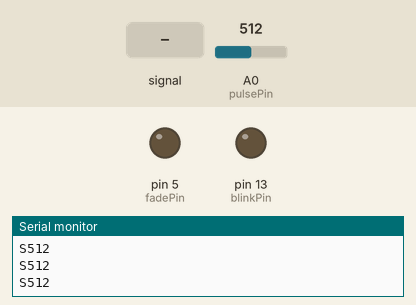
Simulated run of this sketch. Board: Arduino Uno, built with avr-gcc and run on an emulated ATmega328P. On the bench: output pins drawn as LEDs (lit = HIGH), the last lines printed to the serial monitor. Dashed ring = blinking. Inputs (shaded band) come from the test bench; at power-on: A0 (pulsePin) = 512.

Above: at 16.2 s.
16.3 s: A0 (pulsePin) fed a 200 Hz sine of ±81 counts around its level
At 17.27 s:
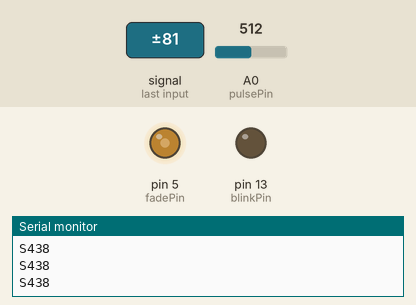
19.3 s: A0 (pulsePin) set to 513
At 22.07 s:
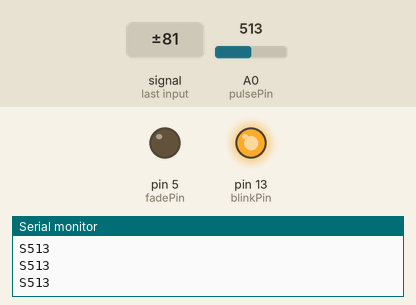
22.3 s: A0 (pulsePin) fed a 2 Hz sine of ±306 counts around its level
At 22.7 s:
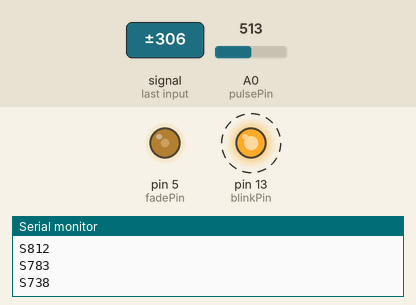
25.3 s: A0 (pulsePin) fed a 50 Hz sine of ±306 counts around its level
At 27.14 s:
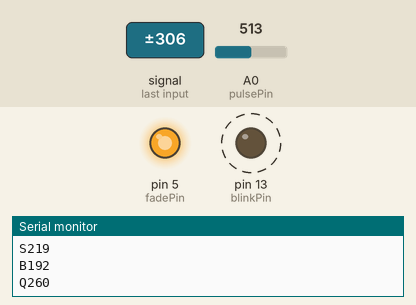
28.3 s: A0 (pulsePin) set to 716
At 28.63 s:
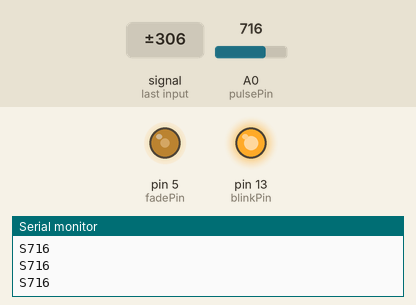
30.2 s: A0 (pulsePin) fed a 200 Hz sine of ±255 counts around its level
At 33.96 s:
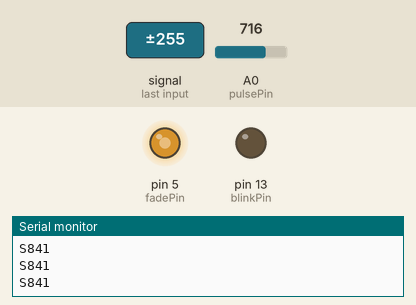
Timing chart, 0 to 34.2 s (numbered marks = the images above; inputs shaded):
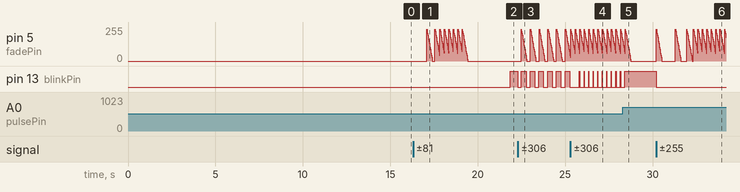

Measured:
- the behaviour switches between 512 and 513 on A0 (pulsePin) (found by bisection; images 1 and 2)
- after the input at 19.3 s, pin 13 (blinkPin): LOW → HIGH after 2.6 s
- after the input at 25.3 s, pin 13 (blinkPin): alternates HIGH for 0.01 s and LOW for 0.25 s, starting after 0.52 s
- after the input at 28.3 s, pin 13 (blinkPin): goes on until 28.4 s, then stays HIGH
- after the input at 30.2 s, pin 13 (blinkPin): HIGH → LOW at once

The sketch:

Pulse_Sensor.ino
```cpp
/*
>> Pulse Sensor Amped 1.2 <<
This code is for Pulse Sensor Amped by Joel Murphy and Yury Gitman
    www.pulsesensor.com
    >>> Pulse Sensor purple wire goes to Analog Pin 0 <<<
Pulse Sensor sample aquisition and processing happens in the background via Timer 2 interrupt. 2mS sample rate.
PWM on pins 3 and 11 will not work when using this code, because we are using Timer 2!
The following variables are automatically updated:
Signal :    int that holds the analog signal data straight from the sensor. updated every 2mS.
IBI  :      int that holds the time interval between beats. 2mS resolution.
BPM  :      int that holds the heart rate value, derived every beat, from averaging previous 10 IBI values.
QS  :       boolean that is made true whenever Pulse is found and BPM is updated. User must reset.
Pulse :     boolean that is true when a heartbeat is sensed then false in time with pin13 LED going out.

This code is designed with output serial data to Processing sketch "PulseSensorAmped_Processing-xx"
The Processing sketch is a simple data visualizer.
All the work to find the heartbeat and determine the heartrate happens in the code below.
Pin 13 LED will blink with heartbeat.
If you want to use pin 13 for something else, adjust the interrupt handler
It will also fade an LED on pin fadePin with every beat. Put an LED and series resistor from fadePin to GND.
Check here for detailed code walkthrough:
http://pulsesensor.myshopify.com/pages/pulse-sensor-amped-arduino-v1dot1

Code Version 1.2 by Joel Murphy & Yury Gitman  Spring 2013
This update fixes the firstBeat and secondBeat flag usage so that realistic BPM is reported.

*/


//  VARIABLES
int pulsePin = 0;                 // Pulse Sensor purple wire connected to analog pin 0
int blinkPin = 13;                // pin to blink led at each beat
int fadePin = 5;                  // pin to do fancy classy fading blink at each beat
int fadeRate = 0;                 // used to fade LED on with PWM on fadePin

int valormin, valormax;

// these variables are volatile because they are used during the interrupt service routine!
volatile int BPM;                   // used to hold the pulse rate
volatile int Signal;                // holds the incoming raw data
volatile int IBI = 600;             // holds the time between beats, must be seeded!
volatile boolean Pulse = false;     // true when pulse wave is high, false when it's low
volatile boolean QS = false;        // becomes true when Arduoino finds a beat.


void setup(){
  pinMode(blinkPin,OUTPUT);         // pin that will blink to your heartbeat!
  pinMode(fadePin,OUTPUT);          // pin that will fade to your heartbeat!
  Serial.begin(115200);             // we agree to talk fast!
  valormin = 1023;
  valormax = 0;
  interruptSetup();                 // sets up to read Pulse Sensor signal every 2mS
   // UN-COMMENT THE NEXT LINE IF YOU ARE POWERING The Pulse Sensor AT LOW VOLTAGE,
   // AND APPLY THAT VOLTAGE TO THE A-REF PIN
   //analogReference(EXTERNAL);
 delay(5000);
  getValues();
  sendDataToProcessing('A', valormax);
  sendDataToProcessing('I', valormin);
}


void loop(){
  sendDataToProcessing('S', Signal);     // send Processing the raw Pulse Sensor data
  if (QS == true){                       // Quantified Self flag is true when arduino finds a heartbeat
        fadeRate = 255;                  // Set 'fadeRate' Variable to 255 to fade LED with pulse
        sendDataToProcessing('B',BPM);   // send heart rate with a 'B' prefix
        sendDataToProcessing('Q',IBI);   // send time between beats with a 'Q' prefix
        QS = false;                      // reset the Quantified Self flag for next time
     }

  ledFadeToBeat();

  delay(20);                             //  take a break
}


void ledFadeToBeat(){
    fadeRate -= 15;                         //  set LED fade value
    fadeRate = constrain(fadeRate,0,255);   //  keep LED fade value from going into negative numbers!
    analogWrite(fadePin,fadeRate);          //  fade LED
  }


void sendDataToProcessing(char symbol, int data ){
    Serial.print(symbol);                // symbol prefix tells Processing what type of data is coming
    Serial.println(data);                // the data to send culminating in a carriage return
  }

void getValues(){
  while( millis()< 15000){
  if (Signal > valormax){
    valormax = Signal;
  }
  if (Signal < valormin){
    valormin = Signal;
  }


  }


}
```

Interrupt.ino
```cpp
volatile int rate[10];                    // array to hold last ten IBI values
volatile unsigned long sampleCounter = 0;          // used to determine pulse timing
volatile unsigned long lastBeatTime = 0;           // used to find IBI
volatile int P =512;                      // used to find peak in pulse wave, seeded
volatile int T = 512;                     // used to find trough in pulse wave, seeded
volatile int thresh = 512;                // used to find instant moment of heart beat, seeded
volatile int amp = 100;                   // used to hold amplitude of pulse waveform, seeded
volatile boolean firstBeat = true;        // used to seed rate array so we startup with reasonable BPM
volatile boolean secondBeat = false;      // used to seed rate array so we startup with reasonable BPM


void interruptSetup(){
  // Initializes Timer2 to throw an interrupt every 2mS.
  TCCR2A = 0x02;     // DISABLE PWM ON DIGITAL PINS 3 AND 11, AND GO INTO CTC MODE
  TCCR2B = 0x06;     // DON'T FORCE COMPARE, 256 PRESCALER
  OCR2A = 0X7C;      // SET THE TOP OF THE COUNT TO 124 FOR 500Hz SAMPLE RATE
  TIMSK2 = 0x02;     // ENABLE INTERRUPT ON MATCH BETWEEN TIMER2 AND OCR2A
  sei();             // MAKE SURE GLOBAL INTERRUPTS ARE ENABLED
}


// THIS IS THE TIMER 2 INTERRUPT SERVICE ROUTINE.
// Timer 2 makes sure that we take a reading every 2 miliseconds
ISR(TIMER2_COMPA_vect){                         // triggered when Timer2 counts to 124
  cli();                                      // disable interrupts while we do this
  Signal = analogRead(pulsePin);              // read the Pulse Sensor
  sampleCounter += 2;                         // keep track of the time in mS with this variable
  int N = sampleCounter - lastBeatTime;       // monitor the time since the last beat to avoid noise

    //  find the peak and trough of the pulse wave
  if(Signal < thresh && N > (IBI/5)*3){       // avoid dichrotic noise by waiting 3/5 of last IBI
    if (Signal < T){                        // T is the trough
      T = Signal;                         // keep track of lowest point in pulse wave
    }
  }

  if(Signal > thresh && Signal > P){          // thresh condition helps avoid noise
    P = Signal;                             // P is the peak
  }                                        // keep track of highest point in pulse wave

  //  NOW IT'S TIME TO LOOK FOR THE HEART BEAT
  // signal surges up in value every time there is a pulse
  if (N > 250){                                   // avoid high frequency noise
    if ( (Signal > thresh) && (Pulse == false) && (N > (IBI/5)*3) ){
      Pulse = true;                               // set the Pulse flag when we think there is a pulse
      digitalWrite(blinkPin,HIGH);                // turn on pin 13 LED
      IBI = sampleCounter - lastBeatTime;         // measure time between beats in mS
      lastBeatTime = sampleCounter;               // keep track of time for next pulse

      if(secondBeat){                        // if this is the second beat, if secondBeat == TRUE
        secondBeat = false;                  // clear secondBeat flag
        for(int i=0; i<=9; i++){             // seed the running total to get a realisitic BPM at startup
          rate[i] = IBI;
        }
      }

      if(firstBeat){                         // if it's the first time we found a beat, if firstBeat == TRUE
        firstBeat = false;                   // clear firstBeat flag
        secondBeat = true;                   // set the second beat flag
        sei();                               // enable interrupts again
        return;                              // IBI value is unreliable so discard it
      }


      // keep a running total of the last 10 IBI values
      word runningTotal = 0;                  // clear the runningTotal variable

      for(int i=0; i<=8; i++){                // shift data in the rate array
        rate[i] = rate[i+1];                  // and drop the oldest IBI value
        runningTotal += rate[i];              // add up the 9 oldest IBI values
      }

      rate[9] = IBI;                          // add the latest IBI to the rate array
      runningTotal += rate[9];                // add the latest IBI to runningTotal
      runningTotal /= 10;                     // average the last 10 IBI values
      BPM = 60000/runningTotal;               // how many beats can fit into a minute? that's BPM!
      QS = true;                              // set Quantified Self flag
      // QS FLAG IS NOT CLEARED INSIDE THIS ISR
    }
  }

  if (Signal < thresh && Pulse == true){   // when the values are going down, the beat is over
    digitalWrite(blinkPin,LOW);            // turn off pin 13 LED
    Pulse = false;                         // reset the Pulse flag so we can do it again
    amp = P - T;                           // get amplitude of the pulse wave
    thresh = amp/2 + T;                    // set thresh at 50% of the amplitude
    P = thresh;                            // reset these for next time
    T = thresh;
  }

  if (N > 2500){                           // if 2.5 seconds go by without a beat
    thresh = 512;                          // set thresh default
    P = 512;                               // set P default
    T = 512;                               // set T default
    lastBeatTime = sampleCounter;          // bring the lastBeatTime up to date
    firstBeat = true;                      // set these to avoid noise
    secondBeat = false;                    // when we get the heartbeat back
  }

  sei();                                   // enable interrupts when youre done!
}// end isr
```
